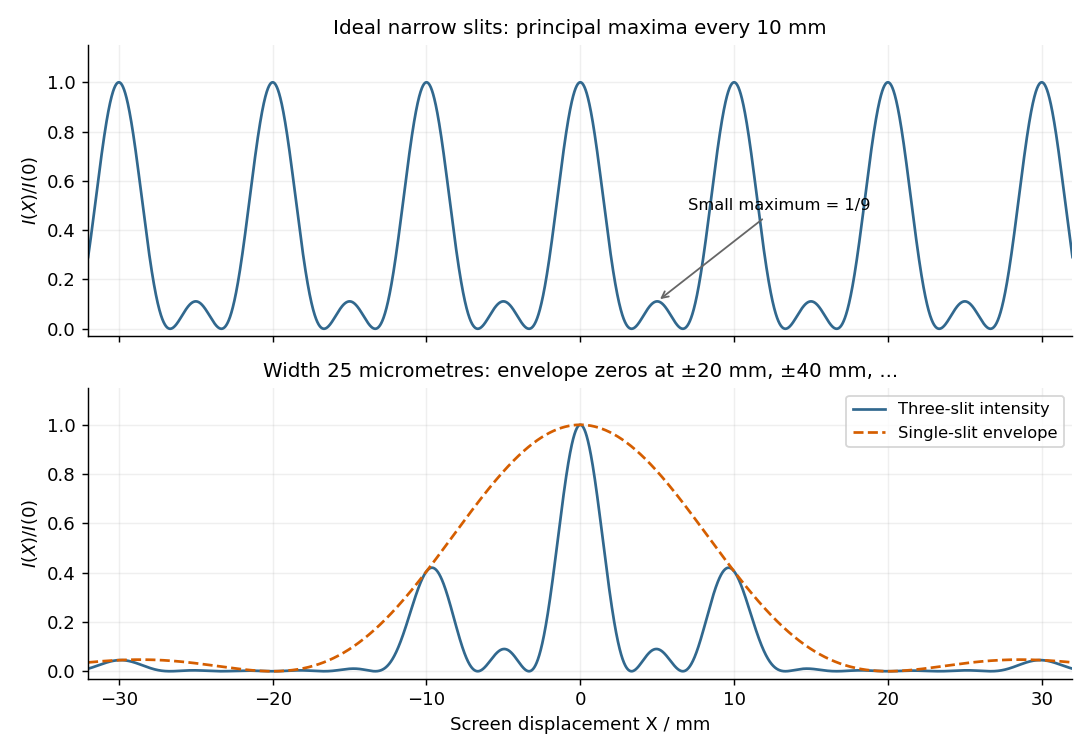

Generate this figure with Python:
"""Original calculated three-slit solution figure; Python 3.14, root dependencies.
Write opaque PNG basename in cwd. Narrow-slit and finite-width peaks normalized alike.
"""
from pathlib import Path
import matplotlib
matplotlib.use('Agg')
import matplotlib.pyplot as plt
import numpy as np

X = np.linspace(-32, 32, 7000)  # mm
beta = np.pi*X/10
array = (1+2*np.cos(2*beta))**2/9
envelope = np.sinc(X/20)**2
fig, axes = plt.subplots(2,1,figsize=(8.4,5.8), dpi=130, sharex=True, facecolor='white')
axes[0].plot(X,array,color='#31688e')
axes[1].plot(X,array*envelope,color='#31688e', label='Three-slit intensity')
axes[1].plot(X,envelope,'--',color='#d55e00',label='Single-slit envelope')
axes[0].set_title('Ideal narrow slits: principal maxima every 10 mm', fontsize=11)
axes[1].set_title('Width 25 micrometres: envelope zeros at ±20 mm, ±40 mm, ...', fontsize=11)
for ax in axes:
    ax.set(ylim=(-.03,1.15),xlim=(-32,32),ylabel=r'$I(X)/I(0)$')
    ax.spines[['top','right']].set_visible(False)
    ax.set_xticks(np.arange(-30,31,10))
    ax.grid(alpha=.2)
axes[0].annotate('Small maximum = 1/9', (5,1/9), (7,.48), fontsize=9,
                 arrowprops=dict(arrowstyle='->',color='0.4'))
axes[1].legend(fontsize=9,loc='upper right')
axes[1].set_xlabel('Screen displacement X / mm')
fig.tight_layout()
fig.savefig(Path(__file__).with_suffix('.png').name, facecolor='white', transparent=False)
plt.close(fig)
